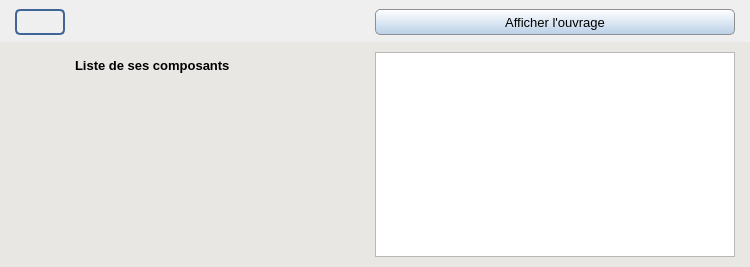
<?xml version="1.0" encoding="UTF-8"?>
<ui version="4.0">
 <class>AttributeLink</class>
 <widget class="QWidget" name="AttributeLink">
  <property name="geometry">
   <rect>
    <x>0</x>
    <y>0</y>
    <width>750</width>
    <height>267</height>
   </rect>
  </property>
  <property name="minimumSize">
   <size>
    <width>0</width>
    <height>30</height>
   </size>
  </property>
  <property name="maximumSize">
   <size>
    <width>16777215</width>
    <height>16777215</height>
   </size>
  </property>
  <layout class="QGridLayout" name="gridLayout">
   <property name="leftMargin">
    <number>0</number>
   </property>
   <property name="topMargin">
    <number>2</number>
   </property>
   <property name="rightMargin">
    <number>0</number>
   </property>
   <property name="bottomMargin">
    <number>0</number>
   </property>
   <property name="spacing">
    <number>0</number>
   </property>
   <item row="1" column="0" colspan="4">
    <widget class="QWidget" name="widget_bottom" native="true">
     <property name="styleSheet">
      <string notr="true">QWidget#widget_bottom{background: #E9E7E3}</string>
     </property>
     <layout class="QGridLayout" name="gridLayout_2">
      <property name="leftMargin">
       <number>15</number>
      </property>
      <property name="topMargin">
       <number>10</number>
      </property>
      <property name="rightMargin">
       <number>15</number>
      </property>
      <property name="bottomMargin">
       <number>10</number>
      </property>
      <property name="spacing">
       <number>10</number>
      </property>
      <item row="1" column="1">
       <spacer name="verticalSpacer">
        <property name="orientation">
         <enum>Qt::Vertical</enum>
        </property>
        <property name="sizeHint" stdset="0">
         <size>
          <width>20</width>
          <height>40</height>
         </size>
        </property>
       </spacer>
      </item>
      <item row="0" column="1">
       <widget class="QLabel" name="label">
        <property name="minimumSize">
         <size>
          <width>290</width>
          <height>26</height>
         </size>
        </property>
        <property name="maximumSize">
         <size>
          <width>290</width>
          <height>26</height>
         </size>
        </property>
        <property name="font">
         <font>
          <family>Segoe UI</family>
          <pointsize>10</pointsize>
          <weight>75</weight>
          <bold>true</bold>
         </font>
        </property>
        <property name="text">
         <string>Liste de ses composants</string>
        </property>
       </widget>
      </item>
      <item row="0" column="0">
       <widget class="QLabel" name="label_2">
        <property name="minimumSize">
         <size>
          <width>50</width>
          <height>26</height>
         </size>
        </property>
        <property name="maximumSize">
         <size>
          <width>50</width>
          <height>26</height>
         </size>
        </property>
        <property name="text">
         <string/>
        </property>
       </widget>
      </item>
      <item row="0" column="2" rowspan="2">
       <widget class="QTreeView" name="liste_composants">
        <property name="contextMenuPolicy">
         <enum>Qt::CustomContextMenu</enum>
        </property>
        <property name="editTriggers">
         <set>QAbstractItemView::NoEditTriggers</set>
        </property>
        <property name="alternatingRowColors">
         <bool>true</bool>
        </property>
        <property name="selectionMode">
         <enum>QAbstractItemView::SingleSelection</enum>
        </property>
        <property name="selectionBehavior">
         <enum>QAbstractItemView::SelectRows</enum>
        </property>
        <property name="animated">
         <bool>true</bool>
        </property>
       </widget>
      </item>
     </layout>
     <zorder>liste_composants</zorder>
     <zorder>label</zorder>
     <zorder>verticalSpacer</zorder>
     <zorder>label_2</zorder>
    </widget>
   </item>
   <item row="0" column="0" colspan="4">
    <widget class="QWidget" name="widget_top" native="true">
     <layout class="QHBoxLayout" name="horizontalLayout">
      <property name="spacing">
       <number>10</number>
      </property>
      <property name="leftMargin">
       <number>15</number>
      </property>
      <property name="topMargin">
       <number>7</number>
      </property>
      <property name="rightMargin">
       <number>15</number>
      </property>
      <property name="bottomMargin">
       <number>7</number>
      </property>
      <item>
       <widget class="QPushButton" name="bt_type">
        <property name="enabled">
         <bool>true</bool>
        </property>
        <property name="minimumSize">
         <size>
          <width>50</width>
          <height>26</height>
         </size>
        </property>
        <property name="maximumSize">
         <size>
          <width>50</width>
          <height>26</height>
         </size>
        </property>
        <property name="focusPolicy">
         <enum>Qt::NoFocus</enum>
        </property>
        <property name="styleSheet">
         <string notr="true">QPushButton{border: 2px solid #416596; border-radius:5px;}</string>
        </property>
        <property name="text">
         <string/>
        </property>
        <property name="icon">
         <iconset resource="../icones/icons.qrc">
          <normaloff>:/Images/link.png</normaloff>:/Images/link.png</iconset>
        </property>
        <property name="iconSize">
         <size>
          <width>20</width>
          <height>20</height>
         </size>
        </property>
        <property name="flat">
         <bool>true</bool>
        </property>
       </widget>
      </item>
      <item>
       <widget class="QLabel" name="nom_attr">
        <property name="minimumSize">
         <size>
          <width>290</width>
          <height>26</height>
         </size>
        </property>
        <property name="maximumSize">
         <size>
          <width>290</width>
          <height>26</height>
         </size>
        </property>
        <property name="font">
         <font>
          <family>Segoe UI</family>
          <pointsize>10</pointsize>
          <weight>75</weight>
          <bold>true</bold>
         </font>
        </property>
        <property name="text">
         <string/>
        </property>
       </widget>
      </item>
      <item>
       <widget class="QPushButton" name="bt_afficher">
        <property name="minimumSize">
         <size>
          <width>0</width>
          <height>26</height>
         </size>
        </property>
        <property name="maximumSize">
         <size>
          <width>16777215</width>
          <height>26</height>
         </size>
        </property>
        <property name="font">
         <font>
          <family>Segoe UI</family>
          <pointsize>10</pointsize>
         </font>
        </property>
        <property name="styleSheet">
         <string notr="true">QPushButton{border: 1px solid #8f8f91; border-radius:5px ; background-color: qlineargradient(spread:pad, x1:0, y1:0, x2:0, y2:1, stop:0 #FFFFFF, stop:1 #BAD0E7)}
QPushButton:hover{background-color: qlineargradient(spread:pad, x1:0, y1:0, x2:0, y2:1, stop:0 #F8F8F8, stop:1 #8FADCC)}
QPushButton:pressed{background-color: qlineargradient(spread:pad, x1:0, y1:0, x2:0, y2:1, stop:0 #8FADCC, stop:1 #F8F8F8)}</string>
        </property>
        <property name="text">
         <string>Afficher l'ouvrage</string>
        </property>
       </widget>
      </item>
     </layout>
    </widget>
   </item>
  </layout>
 </widget>
 <tabstops>
  <tabstop>bt_afficher</tabstop>
  <tabstop>liste_composants</tabstop>
 </tabstops>
 <resources>
  <include location="../icones/icons.qrc"/>
 </resources>
 <connections/>
</ui>
